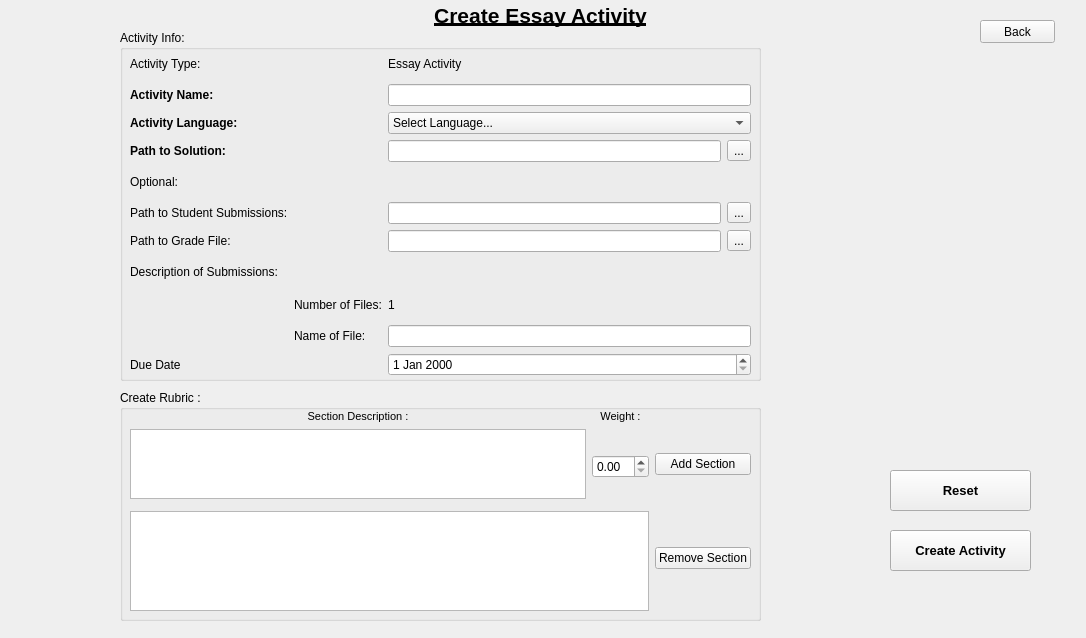
<?xml version="1.0" encoding="UTF-8"?>
<ui version="4.0">
 <class>createessayactivityscreen</class>
 <widget class="QWidget" name="createessayactivityscreen">
  <property name="geometry">
   <rect>
    <x>0</x>
    <y>0</y>
    <width>1086</width>
    <height>638</height>
   </rect>
  </property>
  <property name="windowTitle">
   <string>Form</string>
  </property>
  <widget class="QPushButton" name="backButton">
   <property name="geometry">
    <rect>
     <x>980</x>
     <y>20</y>
     <width>75</width>
     <height>23</height>
    </rect>
   </property>
   <property name="focusPolicy">
    <enum>Qt::ClickFocus</enum>
   </property>
   <property name="text">
    <string>Back</string>
   </property>
  </widget>
  <widget class="QLabel" name="createEssayText">
   <property name="geometry">
    <rect>
     <x>430</x>
     <y>0</y>
     <width>221</width>
     <height>31</height>
    </rect>
   </property>
   <property name="font">
    <font>
     <pointsize>16</pointsize>
     <weight>75</weight>
     <bold>true</bold>
     <underline>true</underline>
    </font>
   </property>
   <property name="text">
    <string>Create Essay Activity</string>
   </property>
   <property name="alignment">
    <set>Qt::AlignCenter</set>
   </property>
  </widget>
  <widget class="QPushButton" name="createButton">
   <property name="geometry">
    <rect>
     <x>890</x>
     <y>530</y>
     <width>141</width>
     <height>41</height>
    </rect>
   </property>
   <property name="font">
    <font>
     <pointsize>10</pointsize>
     <weight>75</weight>
     <bold>true</bold>
    </font>
   </property>
   <property name="text">
    <string>Create Activity</string>
   </property>
  </widget>
  <widget class="QPushButton" name="pushButton">
   <property name="geometry">
    <rect>
     <x>890</x>
     <y>470</y>
     <width>141</width>
     <height>41</height>
    </rect>
   </property>
   <property name="font">
    <font>
     <pointsize>10</pointsize>
     <weight>75</weight>
     <bold>true</bold>
    </font>
   </property>
   <property name="text">
    <string>Reset</string>
   </property>
  </widget>
  <widget class="QGroupBox" name="groupBox">
   <property name="geometry">
    <rect>
     <x>120</x>
     <y>390</y>
     <width>641</width>
     <height>231</height>
    </rect>
   </property>
   <property name="title">
    <string>Create Rubric :</string>
   </property>
   <widget class="QWidget" name="gridLayoutWidget_2">
    <property name="geometry">
     <rect>
      <x>10</x>
      <y>20</y>
      <width>621</width>
      <height>201</height>
     </rect>
    </property>
    <layout class="QGridLayout" name="gridLayout">
     <property name="verticalSpacing">
      <number>6</number>
     </property>
     <item row="0" column="0">
      <widget class="QLabel" name="label_11">
       <property name="font">
        <font>
         <pointsize>8</pointsize>
         <weight>50</weight>
         <bold>false</bold>
        </font>
       </property>
       <property name="text">
        <string>Section Description :</string>
       </property>
       <property name="alignment">
        <set>Qt::AlignCenter</set>
       </property>
      </widget>
     </item>
     <item row="1" column="1" rowspan="4">
      <widget class="QDoubleSpinBox" name="doubleSpinBox"/>
     </item>
     <item row="1" column="0" rowspan="3">
      <widget class="QTextEdit" name="textEdit"/>
     </item>
     <item row="0" column="1">
      <widget class="QLabel" name="label_10">
       <property name="font">
        <font>
         <pointsize>8</pointsize>
         <weight>50</weight>
         <bold>false</bold>
        </font>
       </property>
       <property name="text">
        <string>Weight :</string>
       </property>
       <property name="alignment">
        <set>Qt::AlignCenter</set>
       </property>
      </widget>
     </item>
     <item row="4" column="2" rowspan="2">
      <widget class="QPushButton" name="RemoveBtn">
       <property name="text">
        <string>Remove Section</string>
       </property>
      </widget>
     </item>
     <item row="5" column="0" colspan="2">
      <widget class="QTableView" name="tableView">
       <property name="editTriggers">
        <set>QAbstractItemView::NoEditTriggers</set>
       </property>
       <property name="dragDropOverwriteMode">
        <bool>false</bool>
       </property>
       <property name="selectionMode">
        <enum>QAbstractItemView::SingleSelection</enum>
       </property>
       <property name="selectionBehavior">
        <enum>QAbstractItemView::SelectRows</enum>
       </property>
       <property name="gridStyle">
        <enum>Qt::DotLine</enum>
       </property>
       <attribute name="horizontalHeaderVisible">
        <bool>false</bool>
       </attribute>
       <attribute name="verticalHeaderVisible">
        <bool>false</bool>
       </attribute>
      </widget>
     </item>
     <item row="2" column="2">
      <widget class="QPushButton" name="AddBtn">
       <property name="text">
        <string>Add Section</string>
       </property>
      </widget>
     </item>
    </layout>
   </widget>
  </widget>
  <widget class="QGroupBox" name="groupBox_2">
   <property name="geometry">
    <rect>
     <x>120</x>
     <y>30</y>
     <width>641</width>
     <height>351</height>
    </rect>
   </property>
   <property name="title">
    <string>Activity Info:</string>
   </property>
   <widget class="QWidget" name="gridLayoutWidget">
    <property name="geometry">
     <rect>
      <x>10</x>
      <y>20</y>
      <width>621</width>
      <height>326</height>
     </rect>
    </property>
    <layout class="QGridLayout" name="gridLayout_2">
     <item row="0" column="3">
      <spacer name="horizontalSpacer_2">
       <property name="orientation">
        <enum>Qt::Horizontal</enum>
       </property>
       <property name="sizeType">
        <enum>QSizePolicy::Minimum</enum>
       </property>
       <property name="sizeHint" stdset="0">
        <size>
         <width>40</width>
         <height>20</height>
        </size>
       </property>
      </spacer>
     </item>
     <item row="2" column="3">
      <spacer name="horizontalSpacer_4">
       <property name="orientation">
        <enum>Qt::Horizontal</enum>
       </property>
       <property name="sizeType">
        <enum>QSizePolicy::Minimum</enum>
       </property>
       <property name="sizeHint" stdset="0">
        <size>
         <width>40</width>
         <height>20</height>
        </size>
       </property>
      </spacer>
     </item>
     <item row="10" column="3">
      <spacer name="horizontalSpacer_9">
       <property name="orientation">
        <enum>Qt::Horizontal</enum>
       </property>
       <property name="sizeType">
        <enum>QSizePolicy::Minimum</enum>
       </property>
       <property name="sizeHint" stdset="0">
        <size>
         <width>40</width>
         <height>20</height>
        </size>
       </property>
      </spacer>
     </item>
     <item row="6" column="1">
      <widget class="QLabel" name="label_6">
       <property name="text">
        <string>Path to Grade File:</string>
       </property>
      </widget>
     </item>
     <item row="3" column="4">
      <layout class="QHBoxLayout" name="horizontalLayout">
       <item>
        <widget class="QLineEdit" name="solutionPathEdit"/>
       </item>
       <item>
        <widget class="QToolButton" name="toolButton">
         <property name="text">
          <string>...</string>
         </property>
        </widget>
       </item>
      </layout>
     </item>
     <item row="10" column="1">
      <widget class="QLabel" name="label_5">
       <property name="text">
        <string>Due Date</string>
       </property>
      </widget>
     </item>
     <item row="0" column="1">
      <widget class="QLabel" name="activityTypeLabel">
       <property name="text">
        <string>Activity Type:</string>
       </property>
      </widget>
     </item>
     <item row="4" column="3">
      <spacer name="horizontalSpacer_6">
       <property name="orientation">
        <enum>Qt::Horizontal</enum>
       </property>
       <property name="sizeType">
        <enum>QSizePolicy::Minimum</enum>
       </property>
       <property name="sizeHint" stdset="0">
        <size>
         <width>40</width>
         <height>20</height>
        </size>
       </property>
      </spacer>
     </item>
     <item row="5" column="1">
      <widget class="QLabel" name="label_3">
       <property name="text">
        <string>Path to Student Submissions:</string>
       </property>
      </widget>
     </item>
     <item row="3" column="3">
      <spacer name="horizontalSpacer_5">
       <property name="orientation">
        <enum>Qt::Horizontal</enum>
       </property>
       <property name="sizeType">
        <enum>QSizePolicy::Minimum</enum>
       </property>
       <property name="sizeHint" stdset="0">
        <size>
         <width>40</width>
         <height>20</height>
        </size>
       </property>
      </spacer>
     </item>
     <item row="7" column="3">
      <spacer name="horizontalSpacer_8">
       <property name="orientation">
        <enum>Qt::Horizontal</enum>
       </property>
       <property name="sizeType">
        <enum>QSizePolicy::Minimum</enum>
       </property>
       <property name="sizeHint" stdset="0">
        <size>
         <width>40</width>
         <height>20</height>
        </size>
       </property>
      </spacer>
     </item>
     <item row="5" column="4">
      <layout class="QHBoxLayout" name="horizontalLayout_2">
       <item>
        <widget class="QLineEdit" name="submissionDirEdit"/>
       </item>
       <item>
        <widget class="QToolButton" name="toolButton_2">
         <property name="text">
          <string>...</string>
         </property>
        </widget>
       </item>
      </layout>
     </item>
     <item row="10" column="4">
      <widget class="QDateEdit" name="EssayDueDateEdit"/>
     </item>
     <item row="1" column="4">
      <widget class="QLineEdit" name="activityNameEdit"/>
     </item>
     <item row="2" column="1">
      <widget class="QLabel" name="activityLanguageLabel">
       <property name="font">
        <font>
         <weight>75</weight>
         <bold>true</bold>
        </font>
       </property>
       <property name="text">
        <string>Activity Language:</string>
       </property>
      </widget>
     </item>
     <item row="8" column="4">
      <widget class="QLabel" name="label_8">
       <property name="text">
        <string>1</string>
       </property>
      </widget>
     </item>
     <item row="1" column="3">
      <spacer name="horizontalSpacer_3">
       <property name="orientation">
        <enum>Qt::Horizontal</enum>
       </property>
       <property name="sizeType">
        <enum>QSizePolicy::Minimum</enum>
       </property>
       <property name="sizeHint" stdset="0">
        <size>
         <width>40</width>
         <height>20</height>
        </size>
       </property>
      </spacer>
     </item>
     <item row="6" column="3">
      <spacer name="horizontalSpacer_10">
       <property name="orientation">
        <enum>Qt::Horizontal</enum>
       </property>
       <property name="sizeType">
        <enum>QSizePolicy::Minimum</enum>
       </property>
       <property name="sizeHint" stdset="0">
        <size>
         <width>40</width>
         <height>20</height>
        </size>
       </property>
      </spacer>
     </item>
     <item row="6" column="4">
      <layout class="QHBoxLayout" name="horizontalLayout_3">
       <item>
        <widget class="QLineEdit" name="gradeDirEdit"/>
       </item>
       <item>
        <widget class="QToolButton" name="toolButton_3">
         <property name="text">
          <string>...</string>
         </property>
        </widget>
       </item>
      </layout>
     </item>
     <item row="8" column="3">
      <widget class="QLabel" name="label_7">
       <property name="text">
        <string>Number of Files:</string>
       </property>
      </widget>
     </item>
     <item row="5" column="3">
      <spacer name="horizontalSpacer_7">
       <property name="orientation">
        <enum>Qt::Horizontal</enum>
       </property>
       <property name="sizeType">
        <enum>QSizePolicy::Minimum</enum>
       </property>
       <property name="sizeHint" stdset="0">
        <size>
         <width>40</width>
         <height>20</height>
        </size>
       </property>
      </spacer>
     </item>
     <item row="4" column="1">
      <widget class="QLabel" name="label_2">
       <property name="text">
        <string>Optional:</string>
       </property>
      </widget>
     </item>
     <item row="0" column="4">
      <widget class="QLabel" name="essayActivityLabel">
       <property name="text">
        <string>Essay Activity</string>
       </property>
      </widget>
     </item>
     <item row="1" column="1">
      <widget class="QLabel" name="activityNameLabel">
       <property name="font">
        <font>
         <weight>75</weight>
         <bold>true</bold>
        </font>
       </property>
       <property name="text">
        <string>Activity Name:</string>
       </property>
      </widget>
     </item>
     <item row="7" column="1">
      <widget class="QLabel" name="label_4">
       <property name="text">
        <string>Description of Submissions:</string>
       </property>
      </widget>
     </item>
     <item row="9" column="4">
      <widget class="QLineEdit" name="fileEdit"/>
     </item>
     <item row="3" column="1">
      <widget class="QLabel" name="PathToSolutionLabel">
       <property name="font">
        <font>
         <weight>75</weight>
         <bold>true</bold>
        </font>
       </property>
       <property name="text">
        <string>Path to Solution:</string>
       </property>
      </widget>
     </item>
     <item row="9" column="3">
      <widget class="QLabel" name="label_9">
       <property name="text">
        <string>Name of File:</string>
       </property>
      </widget>
     </item>
     <item row="2" column="4">
      <widget class="QComboBox" name="selectLanguageBox">
       <item>
        <property name="text">
         <string>Select Language...</string>
        </property>
       </item>
       <item>
        <property name="text">
         <string>English</string>
        </property>
       </item>
       <item>
        <property name="text">
         <string>French</string>
        </property>
       </item>
       <item>
        <property name="text">
         <string>German</string>
        </property>
       </item>
       <item>
        <property name="text">
         <string>Chinese</string>
        </property>
       </item>
      </widget>
     </item>
    </layout>
   </widget>
  </widget>
  <zorder>groupBox_2</zorder>
  <zorder>groupBox</zorder>
  <zorder>backButton</zorder>
  <zorder>createEssayText</zorder>
  <zorder>createButton</zorder>
  <zorder>pushButton</zorder>
 </widget>
 <tabstops>
  <tabstop>activityNameEdit</tabstop>
  <tabstop>selectLanguageBox</tabstop>
  <tabstop>solutionPathEdit</tabstop>
  <tabstop>toolButton</tabstop>
  <tabstop>toolButton_2</tabstop>
  <tabstop>fileEdit</tabstop>
  <tabstop>EssayDueDateEdit</tabstop>
  <tabstop>createButton</tabstop>
 </tabstops>
 <resources/>
 <connections/>
</ui>
